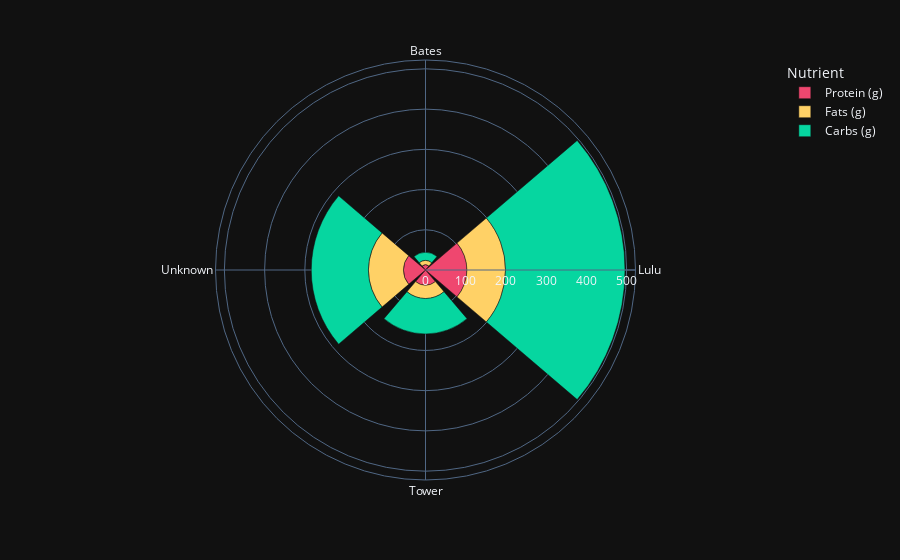

The notebook cell this image was saved under:
### Code cell
location_nutrient_breakdown('dg109@wellesley.edu')

### Figure 1 — Plotly figure (JSON) as saved in the notebook; plotly's stock layout.template omitted (floating-point values rounded to 4 significant figures)
{"data": [{"hovertemplate": "Nutrient=Protein (g)<br>Amount=%{r}<br>Dining Hall=%{theta}<extra></extra>", "legendgroup": "Protein (g)", "marker": {"color": "#EF476F", "pattern": {"shape": ""}}, "name": "Protein (g)", "r": [13.0, 103.0, 38.0, 55.0], "showlegend": true, "subplot": "polar", "theta": ["Bates", "Lulu", "Tower", "Unknown"], "type": "barpolar"}, {"hovertemplate": "Nutrient=Fats (g)<br>Amount=%{r}<br>Dining Hall=%{theta}<extra></extra>", "legendgroup": "Fats (g)", "marker": {"color": "#FFD166", "pattern": {"shape": ""}}, "name": "Fats (g)", "r": [11.0, 96.0, 33.0, 87.0], "showlegend": true, "subplot": "polar", "theta": ["Bates", "Lulu", "Tower", "Unknown"], "type": "barpolar"}, {"hovertemplate": "Nutrient=Carbs (g)<br>Amount=%{r}<br>Dining Hall=%{theta}<extra></extra>", "legendgroup": "Carbs (g)", "marker": {"color": "#06D6A0", "pattern": {"shape": ""}}, "name": "Carbs (g)", "r": [20.0, 297.0, 88.0, 142.0], "showlegend": true, "subplot": "polar", "theta": ["Bates", "Lulu", "Tower", "Unknown"], "type": "barpolar"}], "layout": {"barmode": "relative", "legend": {"title": {"text": "Nutrient"}, "tracegroupgap": 0}, "margin": {"t": 60}, "polar": {"angularaxis": {"direction": "clockwise", "rotation": 90}, "domain": {"x": [0, 1], "y": [0, 1]}}}}
